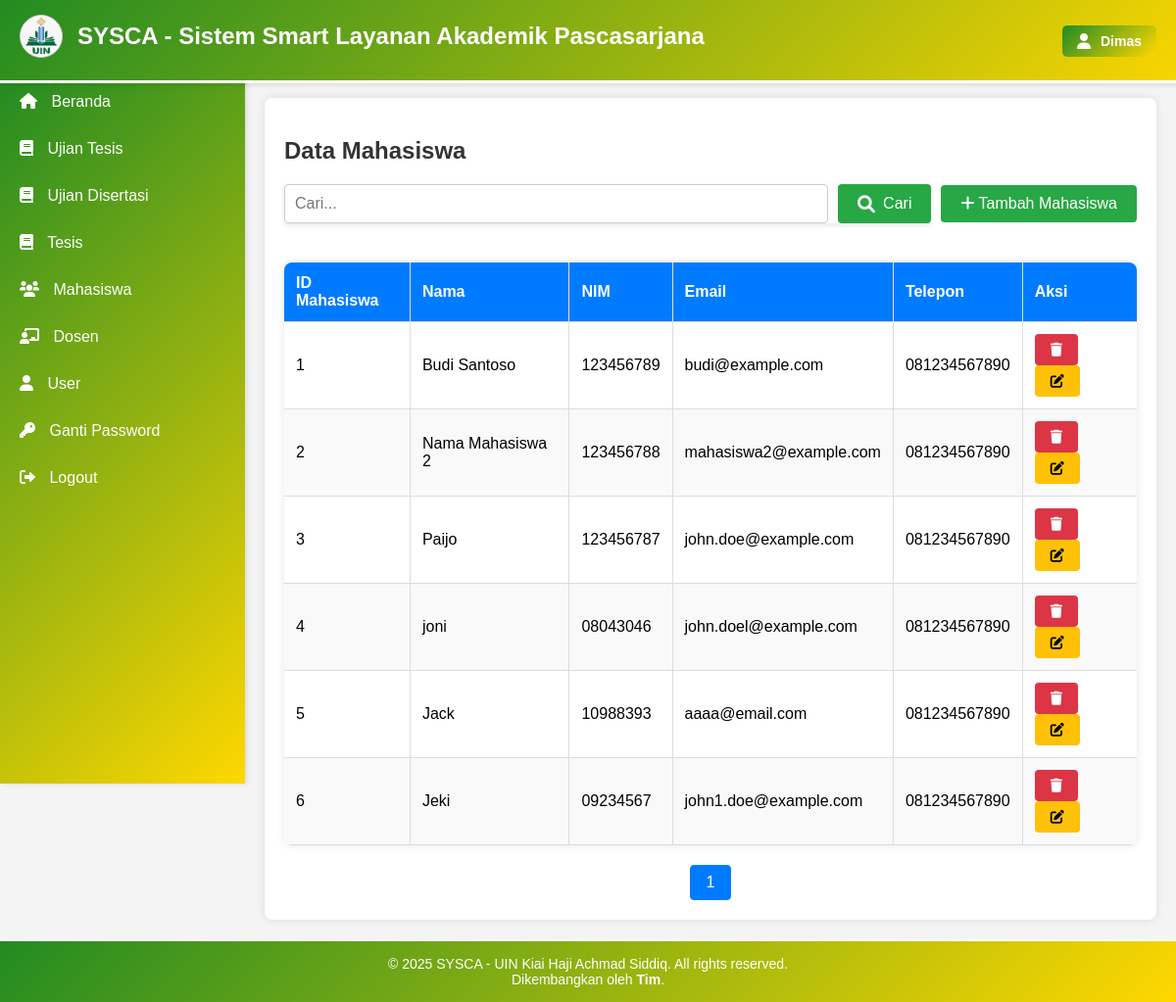
Before: /crud_mahasiswa.php (signed in) with the older database file.
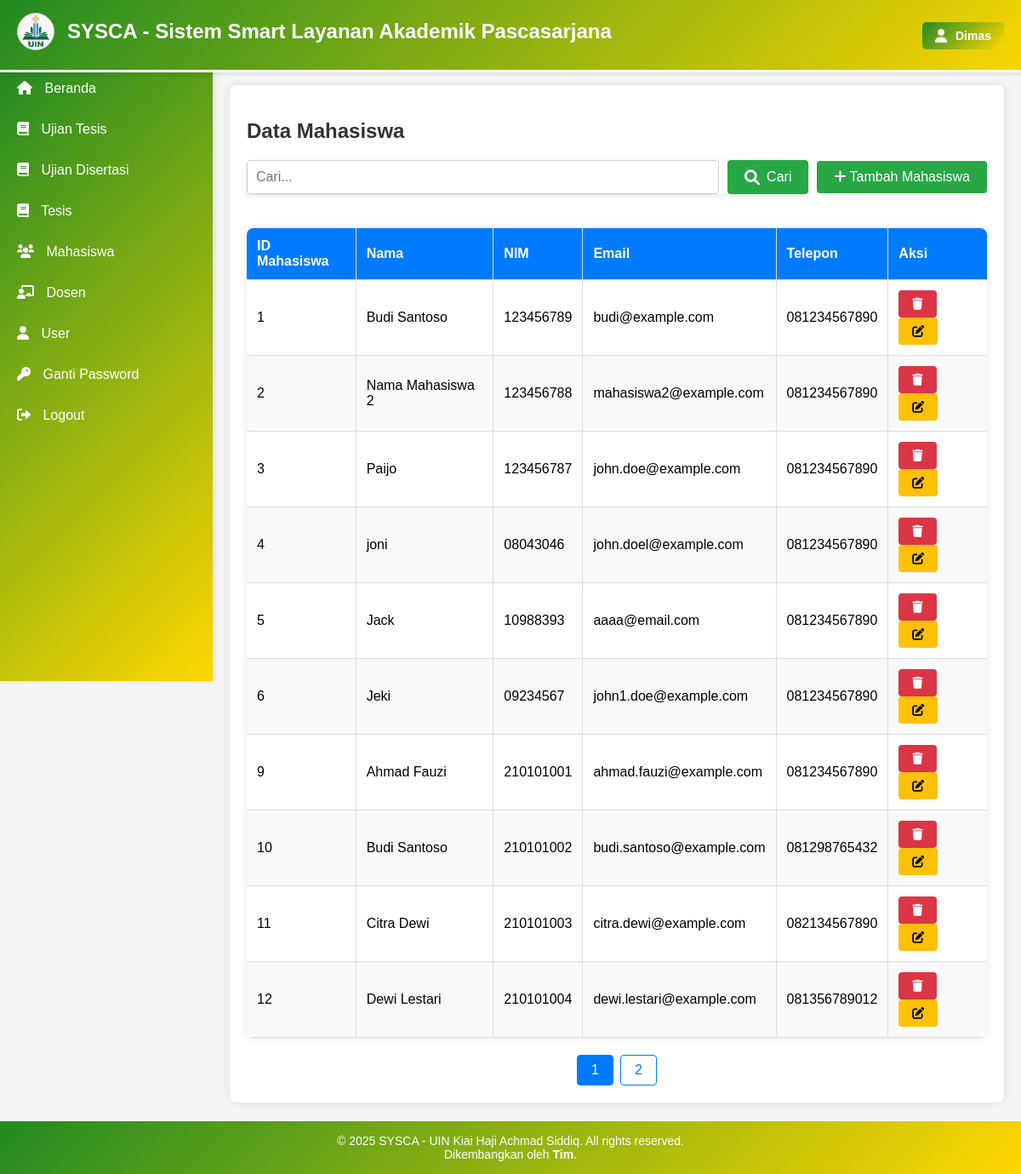
After: the same page with the newer database file.
### tables this page shows
CREATE TABLE `mahasiswa` (
  `id_mahasiswa` int(11) NOT NULL,
  `nama` varchar(100) NOT NULL,
  `nim` varchar(20) NOT NULL,
  `email` varchar(100) DEFAULT NULL,
  `telepon` varchar(15) DEFAULT NULL
);

### crud_mahasiswa.php (the view, shortened to what this page needs)
<?php
include 'koneksi.php';
$limit = 10;
$page = isset($_GET['page']) ? (int)$_GET['page'] : 1;
$start = ($page > 1) ? ($page * $limit) - $limit : 0;
$search = isset($_GET['search']) ? $_GET['search'] : '';
$searchCondition = $search ? "WHERE nama LIKE '%$search%' OR nim LIKE '%$search%' OR email LIKE '%$search%' OR telepon LIKE '%$search%'" : '';
$query = "SELECT * FROM mahasiswa $searchCondition LIMIT $start, $limit";
$result = $koneksi->query($query);
$totalQuery = "SELECT COUNT(*) as total FROM mahasiswa $searchCondition";
$totalResult = $koneksi->query($totalQuery);
$totalData = $totalResult->fetch_assoc()['total'];
$totalPages = ceil($totalData / $limit);
?>
<!DOCTYPE html>
<html lang="id">
<head>
    <link rel="stylesheet" href="style.css">
    <link rel="stylesheet" href="https://cdnjs.cloudflare.com/ajax/libs/font-awesome/6.0.0/css/all.min.css">
</head>
<body>
    <?php include 'header.php'; ?>
    <?php include 'sidebar.php'; ?>
    <main class="content">
        <div class="container">
            <h2>Data Mahasiswa</h2>
            <div class="search-and-add">
                <form method="GET" action="crud_mahasiswa.php" class="search-form">
                    <input type="text" name="search" placeholder="Cari..." value="<?php echo $search; ?>">
                    <button type="submit"><i class="fas fa-search"></i> Cari</button>
                </form>
                <button onclick="openAddModal()" class="btn-tambah"><i class="fas fa-plus"></i> Tambah Mahasiswa</button>
            </div>
            <table>
                <thead>
                    <tr>
                        <th>ID Mahasiswa</th>
                        <th>Nama</th>
                        <th>NIM</th>
                        <th>Email</th>
                        <th>Telepon</th>
                        <th>Aksi</th>
                    </tr>
                </thead>
                <tbody>
                    <?php while ($row = $result->fetch_assoc()): ?>
                    <tr>
                        <td><?php echo $row['id_mahasiswa']; ?></td>
                        <td><?php echo $row['nama']; ?></td>
                        <td><?php echo $row['nim']; ?></td>
                        <td><?php echo $row['email']; ?></td>
                        <td><?php echo $row['telepon']; ?></td>
                        <td>
                            <form method="POST" action="crud_mahasiswa.php" style="display:inline;">
                                <button type="submit" name="delete" class="btn-hapus"><i class="fas fa-trash"></i></button>
                            </form>
                            <button onclick="openEditModal(<?php echo $row['id_mahasiswa']; ?>, '<?php echo $row['nama']; ?>', '<?php echo $row['nim']; ?>', '<?php echo $row['email']; ?>', '<?php echo $row['telepon']; ?>')" class="btn-edit"><i class="fas fa-edit"></i></button>
                        </td>
                    </tr>
                    <?php endwhile; ?>
                </tbody>
            </table>
            <div class="pagination">
                <?php for ($i = 1; $i <= $totalPages; $i++): ?>
                    <a href="?page=<?php echo $i; ?>&search=<?php echo $search; ?>" class="<?php echo $page == $i ? 'active' : ''; ?>"><?php echo $i; ?></a>
                <?php endfor; ?>
            </div>
        </div>
    </main>
    <?php include 'footer.php'; ?>
</body>
</html>

Changed rows visible on the page:
added mahasiswa: id_mahasiswa "9", nama "Ahmad Fauzi", nim "210101001", email "ahmad.fauzi@example.com", telepon "081234567890"
added mahasiswa: id_mahasiswa "10", nama "Budi Santoso", nim "210101002", email "budi.santoso@example.com", telepon "081298765432"
added mahasiswa: id_mahasiswa "11", nama "Citra Dewi", nim "210101003", email "citra.dewi@example.com", telepon "082134567890"
added mahasiswa: id_mahasiswa "12", nama "Dewi Lestari", nim "210101004", email "dewi.lestari@example.com", telepon "081356789012"
Other visible differences:
new list line: "2"
